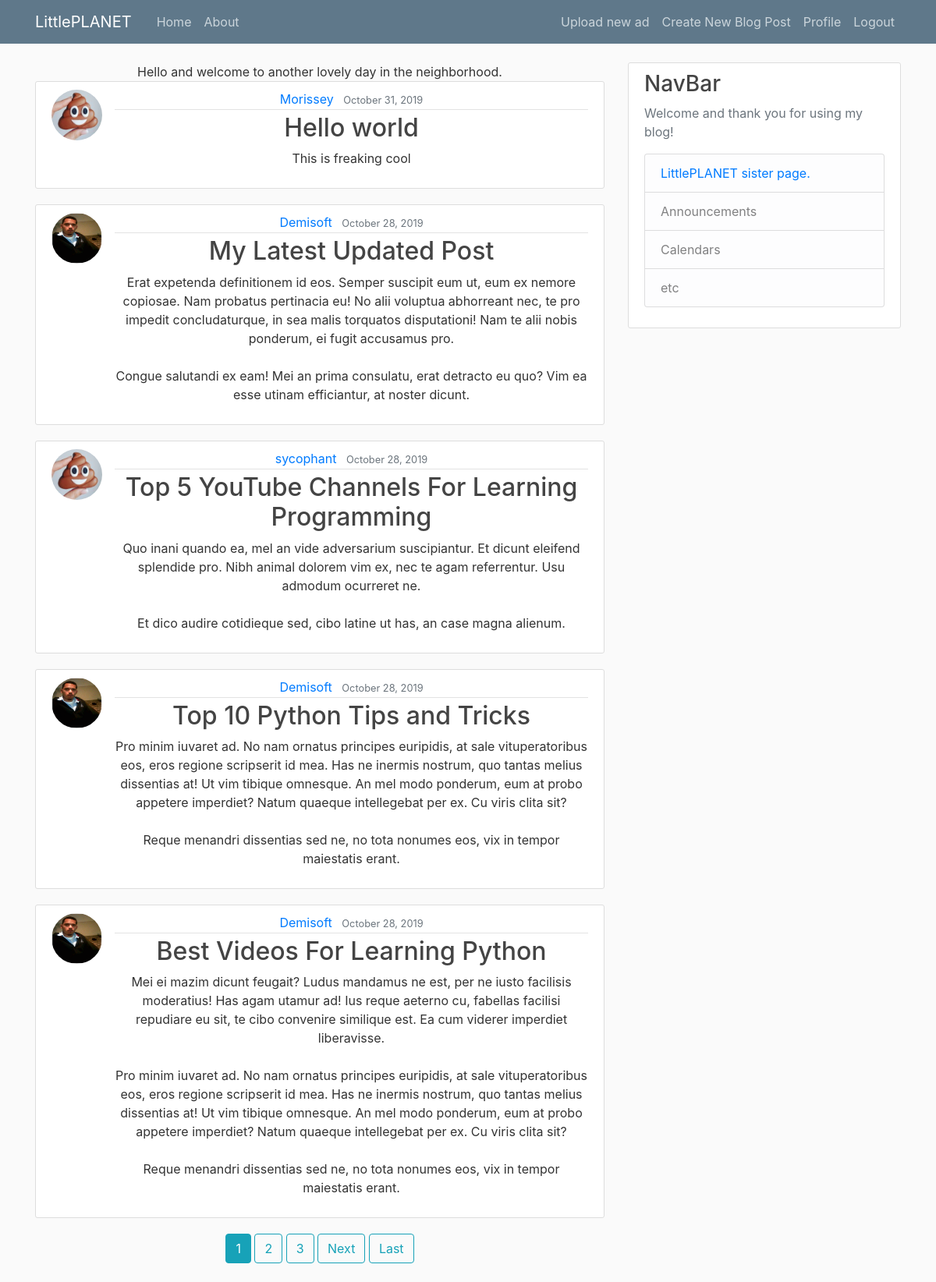
The page / (signed in) on the database its author committed.
### blog/models.py (models this page shows, shortened)
class Post(models.Model):
    title = models.CharField(max_length=100)
    content = models.TextField()
    date_posted = models.DateTimeField(default=timezone.now)
    author = models.ForeignKey(User, on_delete=models.CASCADE)

### users/models.py (models this page shows, shortened)
class Profile(models.Model):
    user = models.OneToOneField(User, on_delete=models.CASCADE)
    image = models.ImageField(default='default.jpg', upload_to='profile_pics')

### blog/views.py (the view)
# urls.py: path('', PostListView.as_view(), name='blog-home'),
class PostListView(ListView):
    model = Post
    template_name = 'blog/home.html'
    context_object_name = 'posts'
    ordering = ['-date_posted']
    paginate_by = 5

### blog/templates/blog/home.html (shortened to what this page needs)
{% extends "blog/base.html" %}
{% block liver %}
	<center>Hello and welcome to another lovely day in the neighborhood.
	{% for post in posts %}
		<article class="media content-section">
		<img class="rounded-circle article-img" src="{{ post.author.profile.image.url }}">
	<div class="media-body">
		<div class="article-metadata">
			<a class="mr-2" href="{% url 'user-posts' post.author.username %}">{{ post.author }}</a>
				<small class="text-muted">{{ post.date_posted|date:"F d, Y" }}</small>
		</div>
		<h2><a class="article-title" href="{% url 'post-detail' post.id %}">{{ post.title }}</a></h2>
		<p class="article-content">{{ post.content }}</p>
	</div>
		</article>
	{% endfor %}
	{% if is_paginated %}
		{% for num in page_obj.paginator.page_range %}
			{% if page_obj.number == num %}
				<a class="btn btn-info mb-4" href="?page={{ num }}">{{num}}</a>
			{% elif num > page_obj.number|add:'-3' and num < page_obj.number|add:'3' %}
				<a class="btn btn-outline-info mb-4" href="?page={{ num }}">{{num}}</a>
			{% endif %}
		{% endfor %}
		{% if page_obj.has_next %}
			<a class="btn btn-outline-info mb-4" href="?page={{ page_obj.next_page_number }}">Next</a>
			<a class="btn btn-outline-info mb-4" href="?page={{ page_obj.paginator.num_pages }}">Last</a>
		{% endif %}
	{% endif %}
	</center>
{% endblock liver %}

### blog/static/blog/main.css (style rules this page uses)
body { background: #fafafa; color: #333333; margin-top: 5rem; }
h1, h2, h3, h4, h5, h6 { color: #444444; }
.content-section { background: #ffffff; padding: 10px 20px; border: 1px solid #dddddd; border-radius: 3px; margin-bottom: 20px; }
.article-title { color: #444444; }
.article-content { white-space: pre-line; }
.article-img { height: 65px; width: 65px; margin-right: 16px; }
.article-metadata { padding-bottom: 1px; margin-bottom: 4px; border-bottom: 1px solid #e3e3e3 }

### rows shown on the page
Post: author.profile.image (placeholder picture), author "Morissey", date_posted "October 31, 2019", title "Hello world", content "This is freaking cool"
Post: author.profile.image (picture), author "Demisoft", date_posted "October 28, 2019", title "My Latest Updated Post", content "Erat expetenda definitionem id eos. Semper suscipit eum ut, eum ex nemore copiosae. Nam probatus pertinacia eu! No alii voluptua abhorreant nec, te pro impedit concludaturque, in sea malis torquatos disputationi! Nam te alii nobis ponderum, ei fugit accusamus pro. Congue salutandi ex eam! Mei an prima consulatu, erat detracto eu quo? Vim ea esse utinam efficiantur, at noster dicunt."
Post: author.profile.image (placeholder picture), author "sycophant", date_posted "October 28, 2019", title "Top 5 YouTube Channels For Learning Programming", content "Quo inani quando ea, mel an vide adversarium suscipiantur. Et dicunt eleifend splendide pro. Nibh animal dolorem vim ex, nec te agam referrentur. Usu admodum ocurreret ne. Et dico audire cotidieque sed, cibo latine ut has, an case magna alienum."
Post: author.profile.image (picture), author "Demisoft", date_posted "October 28, 2019", title "Top 10 Python Tips and Tricks", content "Pro minim iuvaret ad. No nam ornatus principes euripidis, at sale vituperatoribus eos, eros regione scripserit id mea. Has ne inermis nostrum, quo tantas melius dissentias at! Ut vim tibique omnesque. An mel modo ponderum, eum at probo appetere imperdiet? Natum quaeque intellegebat per ex. Cu viris clita sit? Reque menandri dissentias sed ne, no tota nonumes eos, vix in tempor maiestatis erant."
Post: author.profile.image (picture), author "Demisoft", date_posted "October 28, 2019", title "Best Videos For Learning Python", content "Mei ei mazim dicunt feugait? Ludus mandamus ne est, per ne iusto facilisis moderatius! Has agam utamur ad! Ius reque aeterno cu, fabellas facilisi repudiare eu sit, te cibo convenire similique est. Ea cum viderer imperdiet liberavisse. Pro minim iuvaret ad. No nam ornatus principes euripidis, at sale vituperatoribus eos, eros regione scripserit id mea. Has ne inermis nostrum, quo tantas melius dissentias at! Ut vim tibique omnesque. An mel modo ponderum, eum at probo appetere imperdiet? Natum quaeque intellegebat per ex. Cu viris clita sit? Reque menandri dissentias sed ne, no tota nonumes eos, vix in tempor maiestatis erant."

### other values the page prints
{{ num }} "1"
{{ num }} "2" "3"
